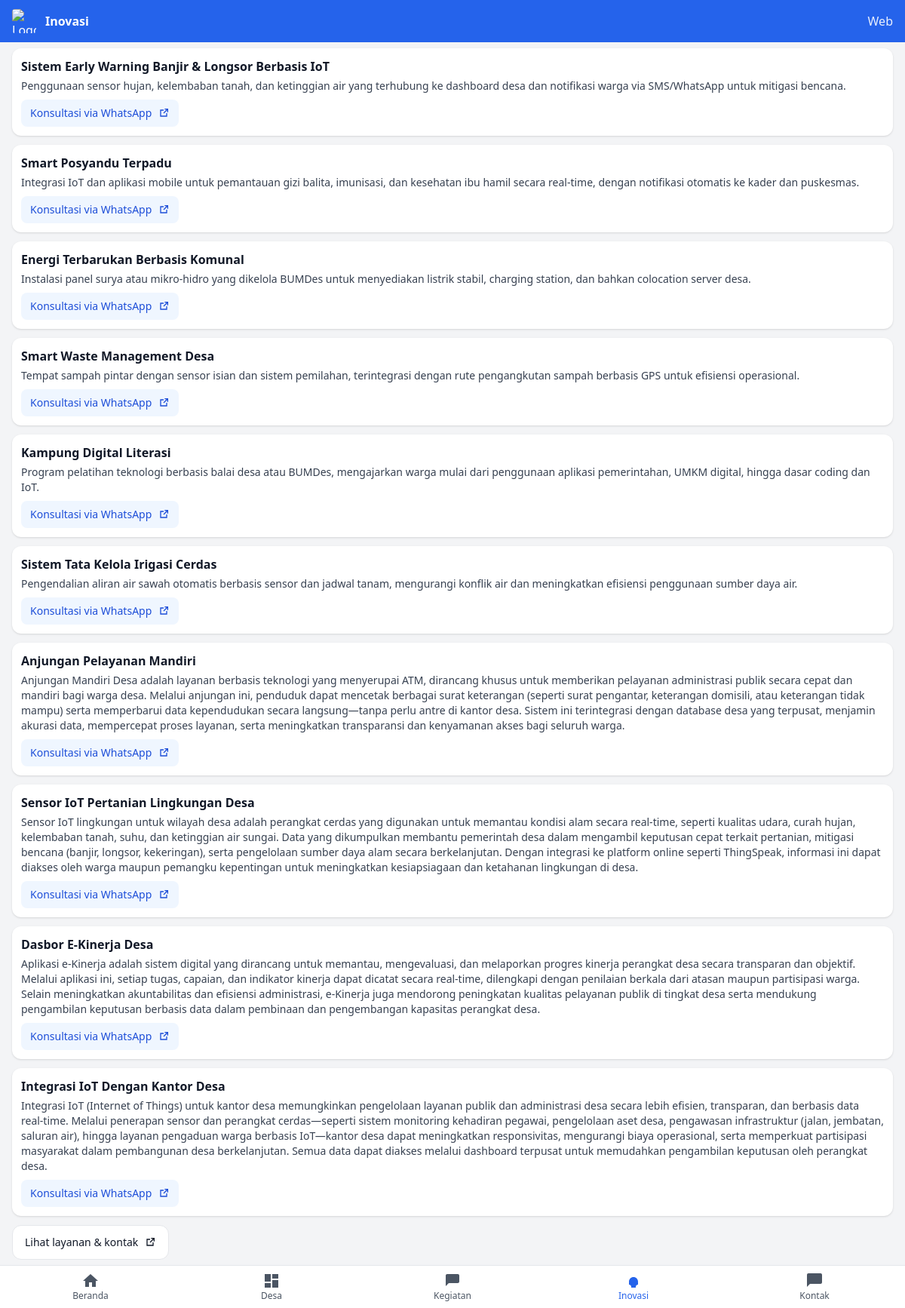
/legacy-php/mobile_inovasi.php, run on the app's committed database.
### tables this page shows
CREATE TABLE `inovasi` (
  `id` int(11) NOT NULL,
  `judul` varchar(255) NOT NULL,
  `deskripsi` text DEFAULT NULL,
  `gambar` varchar(255) DEFAULT NULL,
  `published` tinyint(1) NOT NULL DEFAULT 1,
  `dibuat_pada` datetime NOT NULL DEFAULT current_timestamp(),
  `diperbarui_pada` datetime DEFAULT NULL ON UPDATE current_timestamp()
);

### legacy-php/mobile_inovasi.php (the view, shortened to what this page needs)
<?php
$db = db();
$items = [];
try {
  $db->query("CREATE TABLE IF NOT EXISTS inovasi (
    id INT AUTO_INCREMENT PRIMARY KEY,
    judul VARCHAR(255) NOT NULL,
    deskripsi TEXT DEFAULT NULL,
    gambar VARCHAR(255) DEFAULT NULL,
    published TINYINT(1) NOT NULL DEFAULT 1,
    dibuat_pada DATETIME NOT NULL DEFAULT CURRENT_TIMESTAMP,
    diperbarui_pada DATETIME NULL DEFAULT NULL ON UPDATE CURRENT_TIMESTAMP
  ) ENGINE=InnoDB DEFAULT CHARSET=utf8mb4");
  if ($res = $db->query("SELECT judul, deskripsi, gambar FROM inovasi WHERE published=1 ORDER BY dibuat_pada DESC")) {
    while ($r = $res->fetch_assoc()) {
      $items[] = ['file'=>$r['gambar'] ?: '', 'title'=>$r['judul'] ?: '', 'desc'=>$r['deskripsi'] ?: ''];
    }
  }
} catch (Throwable $e) {}
?>
<!doctype html>
<html lang="id">
<head>
  <script src="https://cdn.tailwindcss.com"></script>
</head>
<body class="bg-gray-100 text-gray-900 min-h-screen pb-16">
  <header class="fixed top-0 left-0 right-0 bg-blue-600 text-white z-20">
    <div class="px-4 py-3 flex items-center justify-between">
      <div class="flex items-center gap-3">
        <img src="clasnet.png" alt="Logo" class="w-8 h-8 rounded object-contain">
        <div class="font-semibold">Inovasi</div>
      </div>
      <a href="inovasi.php" class="text-white/90">Web</a>
    </div>
  </header>
  <main class="pt-16">
    <div class="px-4 space-y-3">
      <?php foreach ($items as $it): $path = __DIR__ . '/' . $it['file']; $hasImg = file_exists($path); ?>
        <article class="bg-white rounded-xl shadow overflow-hidden">
          <div class="p-3">
            <div class="text-base font-semibold text-gray-900"><?= htmlspecialchars($it['title']) ?></div>
            <p class="text-sm text-gray-700 mt-1"><?= htmlspecialchars($it['desc']) ?></p>
            <div class="mt-2">
              <a href="https://wa.me/6285117041846?text=Halo%20Clasnet%2C%20saya%20ingin%20mendalami%20inovasi%20<?= urlencode($it['title']) ?>" target="_blank" class="inline-flex items-center gap-2 px-3 py-2 rounded-lg bg-blue-50 text-blue-700 text-sm">
                Konsultasi via WhatsApp
                <svg xmlns="http://www.w3.org/2000/svg" class="w-4 h-4" viewBox="0 0 24 24" fill="currentColor"><path d="M14 3h7v7h-2V6.41l-6.29 6.3-1.42-1.42L17.59 5H14V3z"/><path d="M5 5h7v2H7v10h10v-5h2v7H5V5z"/></svg>
              </a>
            </div>
          </div>
        </article>
      <?php endforeach; ?>
      <div class="mt-2">
        <a href="mobile_kontak.php" class="inline-flex items-center gap-2 px-4 py-3 rounded-xl border bg-white text-sm">
          Lihat layanan & kontak
          <svg xmlns="http://www.w3.org/2000/svg" class="w-4 h-4" viewBox="0 0 24 24" fill="currentColor"><path d="M14 3h7v7h-2V6.41l-6.29 6.3-1.42-1.42L17.59 5H14V3z"/><path d="M5 5h7v2H7v10h10v-5h2v7H5V5z"/></svg>
        </a>
      </div>
    </div>
  </main>
  <nav class="fixed bottom-0 left-0 right-0 bg-white border-t z-20">
    <div class="grid grid-cols-5 text-xs text-gray-600">
      <a href="mobile.php" class="flex flex-col items-center justify-center py-2">
        <svg xmlns="http://www.w3.org/2000/svg" class="w-6 h-6" viewBox="0 0 24 24" fill="currentColor"><path d="M10 20v-6h4v6h5v-8h3L12 3 2 12h3v8z"/></svg>
        <span>Beranda</span>
      </a>
      <a href="mobile_desa.php" class="flex flex-col items-center justify-center py-2">
        <svg xmlns="http://www.w3.org/2000/svg" class="w-6 h-6" viewBox="0 0 24 24" fill="currentColor"><path d="M3 13h8V3H3v10zm0 8h8v-6H3v6zm10 0h8V11h-8v10zm0-18v6h8V3h-8z"/></svg>
        <span>Desa</span>
      </a>
      <a href="mobile_kegiatan.php" class="flex flex-col items-center justify-center py-2">
        <svg xmlns="http://www.w3.org/2000/svg" class="w-6 h-6" viewBox="0 0 24 24" fill="currentColor"><path d="M19 3H5c-1.1 0-2 .9-2 2v14l4-4h12c1.1 0 2-.9 2-2V5c0-1.1-.9-2-2-2z"/></svg>
        <span>Kegiatan</span>
      </a>
      <a href="mobile_inovasi.php" class="flex flex-col items-center justify-center py-2 text-blue-600">
        <svg xmlns="http://www.w3.org/2000/svg" class="w-6 h-6" viewBox="0 0 24 24" fill="currentColor"><path d="M9 21h6v-1c0-1.66 1.34-3 3-3v-4c0-3.31-2.69-6-6-6S6 9.69 6 13v4c1.66 0 3 1.34 3 3v1z"/></svg>
        <span>Inovasi</span>
      </a>
      <a href="mobile_kontak.php" class="flex flex-col items-center justify-center py-2">
        <svg xmlns="http://www.w3.org/2000/svg" class="w-6 h-6" viewBox="0 0 24 24" fill="currentColor"><path d="M20 2H4c-1.1 0-2 .9-2 2v16l4-4h14c1.1 0 2-.9 2-2V4c0-1.1-.9-2-2-2z"/></svg>
        <span>Kontak</span>
      </a>
    </div>
  </nav>
</body>
</html>

### data on the page
inovasi: judul "Sistem Early Warning Banjir & Longsor Berbasis IoT", deskripsi "Penggunaan sensor hujan, kelembaban tanah, dan ketinggian air yang terhubung ke dashboard desa dan notifikasi warga via SMS/WhatsApp untuk mitigasi bencana."
inovasi: judul "Smart Posyandu Terpadu", deskripsi "Integrasi IoT dan aplikasi mobile untuk pemantauan gizi balita, imunisasi, dan kesehatan ibu hamil secara real-time, dengan notifikasi otomatis ke kader dan puskesmas."
inovasi: judul "Energi Terbarukan Berbasis Komunal", deskripsi "Instalasi panel surya atau mikro-hidro yang dikelola BUMDes untuk menyediakan listrik stabil, charging station, dan bahkan colocation server desa."
inovasi: judul "Smart Waste Management Desa", deskripsi "Tempat sampah pintar dengan sensor isian dan sistem pemilahan, terintegrasi dengan rute pengangkutan sampah berbasis GPS untuk efisiensi operasional."
inovasi: judul "Kampung Digital Literasi", deskripsi "Program pelatihan teknologi berbasis balai desa atau BUMDes, mengajarkan warga mulai dari penggunaan aplikasi pemerintahan, UMKM digital, hingga dasar coding dan IoT."
inovasi: judul "Sistem Tata Kelola Irigasi Cerdas", deskripsi "Pengendalian aliran air sawah otomatis berbasis sensor dan jadwal tanam, mengurangi konflik air dan meningkatkan efisiensi penggunaan sumber daya air."
inovasi: judul "Anjungan Pelayanan Mandiri", deskripsi "Anjungan Mandiri Desa adalah layanan berbasis teknologi yang menyerupai ATM, dirancang khusus untuk memberikan pelayanan administrasi publik secara cepat dan mandiri bagi warga desa. Melalui anjungan ini, penduduk dapat mencetak berbagai surat keterangan (seperti surat pengantar, keterangan domisili, atau keterangan tidak mampu) serta memperbarui data kependudukan secara langsung—tanpa perlu antre di kantor desa. Sistem ini terintegrasi dengan database desa yang terpusat, menjamin akurasi data, mempercepat proses layanan, serta meningkatkan transparansi dan kenyamanan akses bagi seluruh warga."
inovasi: judul "Sensor IoT Pertanian Lingkungan Desa", deskripsi "Sensor IoT lingkungan untuk wilayah desa adalah perangkat cerdas yang digunakan untuk memantau kondisi alam secara real-time, seperti kualitas udara, curah hujan, kelembaban tanah, suhu, dan ketinggian air sungai. Data yang dikumpulkan membantu pemerintah desa dalam mengambil keputusan cepat terkait pertanian, mitigasi bencana (banjir, longsor, kekeringan), serta pengelolaan sumber daya alam secara berkelanjutan. Dengan integrasi ke platform online seperti ThingSpeak, informasi ini dapat diakses oleh warga maupun pemangku kepentingan untuk meningkatkan kesiapsiagaan dan ketahanan lingkungan di desa."
inovasi: judul "Dasbor E-Kinerja Desa", deskripsi "Aplikasi e-Kinerja adalah sistem digital yang dirancang untuk memantau, mengevaluasi, dan melaporkan progres kinerja perangkat desa secara transparan dan objektif. Melalui aplikasi ini, setiap tugas, capaian, dan indikator kinerja dapat dicatat secara real-time, dilengkapi dengan penilaian berkala dari atasan maupun partisipasi warga. Selain meningkatkan akuntabilitas dan efisiensi administrasi, e-Kinerja juga mendorong peningkatan kualitas pelayanan publik di tingkat desa serta mendukung pengambilan keputusan berbasis data dalam pembinaan dan pengembangan kapasitas perangkat desa."
inovasi: judul "Integrasi IoT Dengan Kantor Desa", deskripsi "Integrasi IoT (Internet of Things) untuk kantor desa memungkinkan pengelolaan layanan publik dan administrasi desa secara lebih efisien, transparan, dan berbasis data real-time. Melalui penerapan sensor dan perangkat cerdas—seperti sistem monitoring kehadiran pegawai, pengelolaan aset desa, pengawasan infrastruktur (jalan, jembatan, saluran air), hingga layanan pengaduan warga berbasis IoT—kantor desa dapat meningkatkan responsivitas, mengurangi biaya operasional, serta memperkuat partisipasi masyarakat dalam pembangunan desa berkelanjutan. Semua data dapat diakses melalui dashboard terpusat untuk memudahkan pengambilan keputusan oleh perangkat desa."
